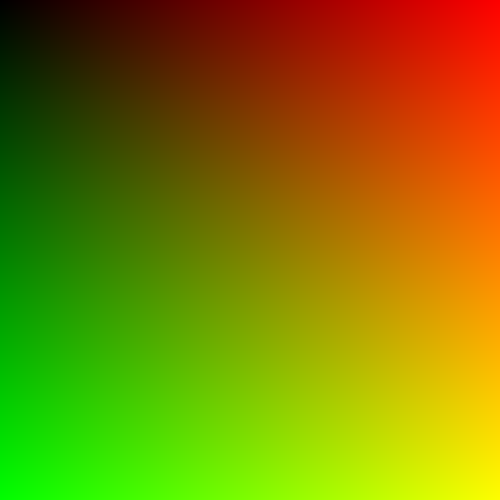
Frame 1 (no input)
Frame 60 (the mouse pressed at the canvas centre just before this capture): identical to frame 1, image omitted
Frame 120 (the mouse held since frame 60 and released just before this capture): identical to frame 1, image omitted

The Processing sketch that drew this single still picture (run headless with seeded random() and noise(); from frame 60 on, the mouse is pressed at the canvas centre):

// Processing sketch: e62createImageSenzaPos
// ── e62createImageSenzaPos.pde
PImage I;
float r,g,b=0;
color c;
void setup(){
  I=createImage(500,500,RGB);
  size(500,500);
  
  for (int y=0;y<I.height;y++){
    for (int x=0;x<I.width;x++){
      r=lerp(0,255,float(x)/I.width);
      g=lerp(0,255,float(y)/I.height);
      c=color(r,g,b);
      I.set(x,y,c);
    }
  }
  
}
void draw(){
  image(I,0,0);
}
